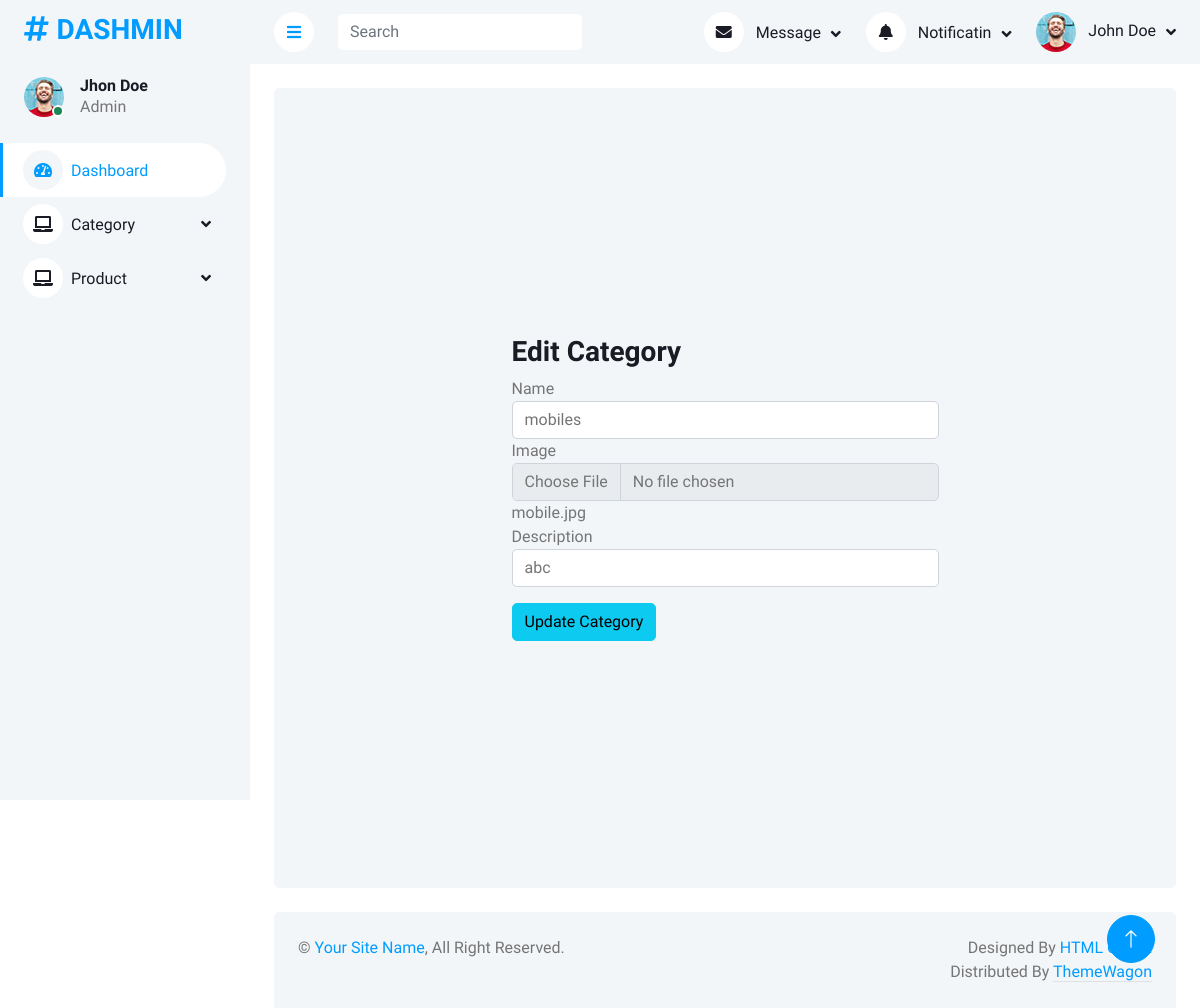
The page /adminPanel/editCategory.php?id=1 on the database its author committed.
### tables this page shows
CREATE TABLE `categories` (
  `id` int(11) NOT NULL,
  `name` varchar(200) NOT NULL,
  `image` varchar(200) NOT NULL,
  `des` varchar(100) NOT NULL
);

### adminPanel/editCategory.php (the view)
<?php
include('query.php');
include('header.php');
?>
            <?php
            if(isset($_GET['id'])){
                $id = $_GET['id'];
                $query = $pdo->prepare("select * from categories where id = :id");
                $query->bindParam('id',$id);
                $query->execute();
                $cat = $query->fetch(PDO::FETCH_ASSOC);
            }
            ?>
            <div class="container-fluid pt-4 px-4">
                <div class="row vh-100 bg-light rounded align-items-center justify-content-center mx-0">
                    <div class="col-md-6">
                        <h3> Edit Category</h3>
                        <form action="" method="post" enctype="multipart/form-data">
                        <div class="form-group">
                          <label for="">Name</label>
                          <input type="text" value="<?php echo   $cat['name']?>" name="categoryName" id="" class="form-control" placeholder="" aria-describedby="helpId">
                        </div>
                        <div class="form-group">
                          <label for="">Image</label>
                          <input type="file" value="<?php echo   $cat['image']?>" name="categoryImage" id="" class="form-control" placeholder="" aria-describedby="helpId">
                         <span><?php echo   $cat['image']?> </span>
                        </div>
                        <div class="form-group">
                          <label for="">Description</label>
                          <input value="<?php echo   $cat['des']?>" type="text" name="categoryDes" id="" class="form-control" placeholder="" aria-describedby="helpId">
                        </div>
                        <button name="updateCategory" class="btn btn-info mt-3" type="submit">Update Category</button>
                        </form>
                    </div>
                </div>
            </div>
          <?php
          include('footer.php');
          ?>

### adminPanel/css/style.css (style rules this page uses)
:root { --primary: #009CFF; --light: #F3F6F9; --dark: #191C24; }
.btn { transition: .5s; }

### rows shown on the page
categories: categoryName "mobiles", image "mobile.jpg", categoryDes "abc"
